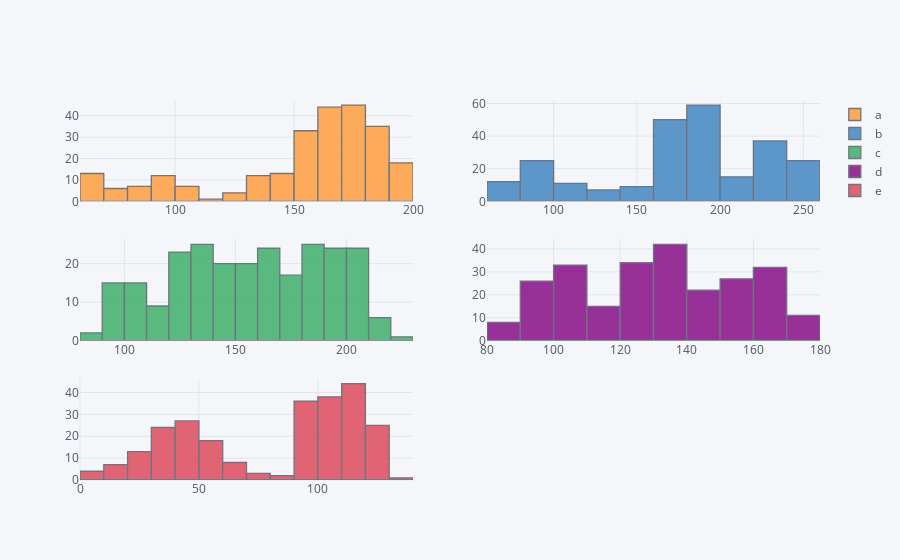

Source (notebook cell):
### Code cell
plyo.iplot(
    df.iplot(kind='hist',  # specifies the plotting style
            subplots=True,  # requires separate subplots for every columns
            bins=15,  # sets the bins parameter(buckets to be used = bars to be plotted)
            asFigure=True),
# image='png',
filename='ply_03'
)

### Figure 1 — Plotly figure (JSON) as saved in the notebook; plotly's stock layout.template omitted (floating-point values rounded to 4 significant figures; data arrays with more than 128 entries replaced by an {"elided": "..."} marker saying what was removed)
{"data": [{"histfunc": "count", "histnorm": "", "marker": {"color": "rgba(255, 153, 51, 1.0)", "line": {"color": "#4D5663", "width": 1.3}}, "name": "a", "nbinsx": 15, "opacity": 0.8, "orientation": "v", "type": "histogram", "uid": "d48b0a54-ad8b-4ed9-8787-eb8056ff267a", "x": {"elided": "250 float values"}, "xaxis": "x", "yaxis": "y"}, {"histfunc": "count", "histnorm": "", "marker": {"color": "rgba(55, 128, 191, 1.0)", "line": {"color": "#4D5663", "width": 1.3}}, "name": "b", "nbinsx": 15, "opacity": 0.8, "orientation": "v", "type": "histogram", "uid": "9496e2ab-82e3-4f07-9c8f-687ca407f425", "x": {"elided": "250 float values"}, "xaxis": "x2", "yaxis": "y2"}, {"histfunc": "count", "histnorm": "", "marker": {"color": "rgba(50, 171, 96, 1.0)", "line": {"color": "#4D5663", "width": 1.3}}, "name": "c", "nbinsx": 15, "opacity": 0.8, "orientation": "v", "type": "histogram", "uid": "637b6aae-ceae-4a28-b068-a32c7bda6fd0", "x": {"elided": "250 float values"}, "xaxis": "x3", "yaxis": "y3"}, {"histfunc": "count", "histnorm": "", "marker": {"color": "rgba(128, 0, 128, 1.0)", "line": {"color": "#4D5663", "width": 1.3}}, "name": "d", "nbinsx": 15, "opacity": 0.8, "orientation": "v", "type": "histogram", "uid": "85e1285f-57f2-4d26-bf1e-b20984c2448f", "x": {"elided": "250 float values"}, "xaxis": "x4", "yaxis": "y4"}, {"histfunc": "count", "histnorm": "", "marker": {"color": "rgba(219, 64, 82, 1.0)", "line": {"color": "#4D5663", "width": 1.3}}, "name": "e", "nbinsx": 15, "opacity": 0.8, "orientation": "v", "type": "histogram", "uid": "5f52aa46-42e7-4502-b080-effbaba6fdd7", "x": {"elided": "250 float values"}, "xaxis": "x5", "yaxis": "y5"}], "layout": {"barmode": "overlay", "legend": {"bgcolor": "#F5F6F9", "font": {"color": "#4D5663"}}, "paper_bgcolor": "#F5F6F9", "plot_bgcolor": "#F5F6F9", "title": {"font": {"color": "#4D5663"}}, "xaxis": {"anchor": "y", "domain": [0, 0.45], "gridcolor": "#E1E5ED", "showgrid": true, "tickfont": {"color": "#4D5663"}, "title": {"font": {"color": "#4D5663"}, "text": ""}, "zerolinecolor": "#E1E5ED"}, "xaxis2": {"anchor": "y2", "domain": [0.55, 1], "gridcolor": "#E1E5ED", "showgrid": true, "tickfont": {"color": "#4D5663"}, "title": {"font": {"color": "#4D5663"}, "text": ""}, "zerolinecolor": "#E1E5ED"}, "xaxis3": {"anchor": "y3", "domain": [0, 0.45], "gridcolor": "#E1E5ED", "showgrid": true, "tickfont": {"color": "#4D5663"}, "title": {"font": {"color": "#4D5663"}, "text": ""}, "zerolinecolor": "#E1E5ED"}, "xaxis4": {"anchor": "y4", "domain": [0.55, 1], "gridcolor": "#E1E5ED", "showgrid": true, "tickfont": {"color": "#4D5663"}, "title": {"font": {"color": "#4D5663"}, "text": ""}, "zerolinecolor": "#E1E5ED"}, "xaxis5": {"anchor": "y5", "domain": [0, 0.45], "gridcolor": "#E1E5ED", "showgrid": true, "tickfont": {"color": "#4D5663"}, "title": {"font": {"color": "#4D5663"}, "text": ""}, "zerolinecolor": "#E1E5ED"}, "yaxis": {"anchor": "x", "domain": [0.7333, 1], "gridcolor": "#E1E5ED", "showgrid": true, "tickfont": {"color": "#4D5663"}, "title": {"font": {"color": "#4D5663"}, "text": ""}, "zerolinecolor": "#E1E5ED"}, "yaxis2": {"anchor": "x2", "domain": [0.7333, 1], "gridcolor": "#E1E5ED", "showgrid": true, "tickfont": {"color": "#4D5663"}, "title": {"font": {"color": "#4D5663"}, "text": ""}, "zerolinecolor": "#E1E5ED"}, "yaxis3": {"anchor": "x3", "domain": [0.3667, 0.6333], "gridcolor": "#E1E5ED", "showgrid": true, "tickfont": {"color": "#4D5663"}, "title": {"font": {"color": "#4D5663"}, "text": ""}, "zerolinecolor": "#E1E5ED"}, "yaxis4": {"anchor": "x4", "domain": [0.3667, 0.6333], "gridcolor": "#E1E5ED", "showgrid": true, "tickfont": {"color": "#4D5663"}, "title": {"font": {"color": "#4D5663"}, "text": ""}, "zerolinecolor": "#E1E5ED"}, "yaxis5": {"anchor": "x5", "domain": [0, 0.2667], "gridcolor": "#E1E5ED", "showgrid": true, "tickfont": {"color": "#4D5663"}, "title": {"font": {"color": "#4D5663"}, "text": ""}, "zerolinecolor": "#E1E5ED"}}}
